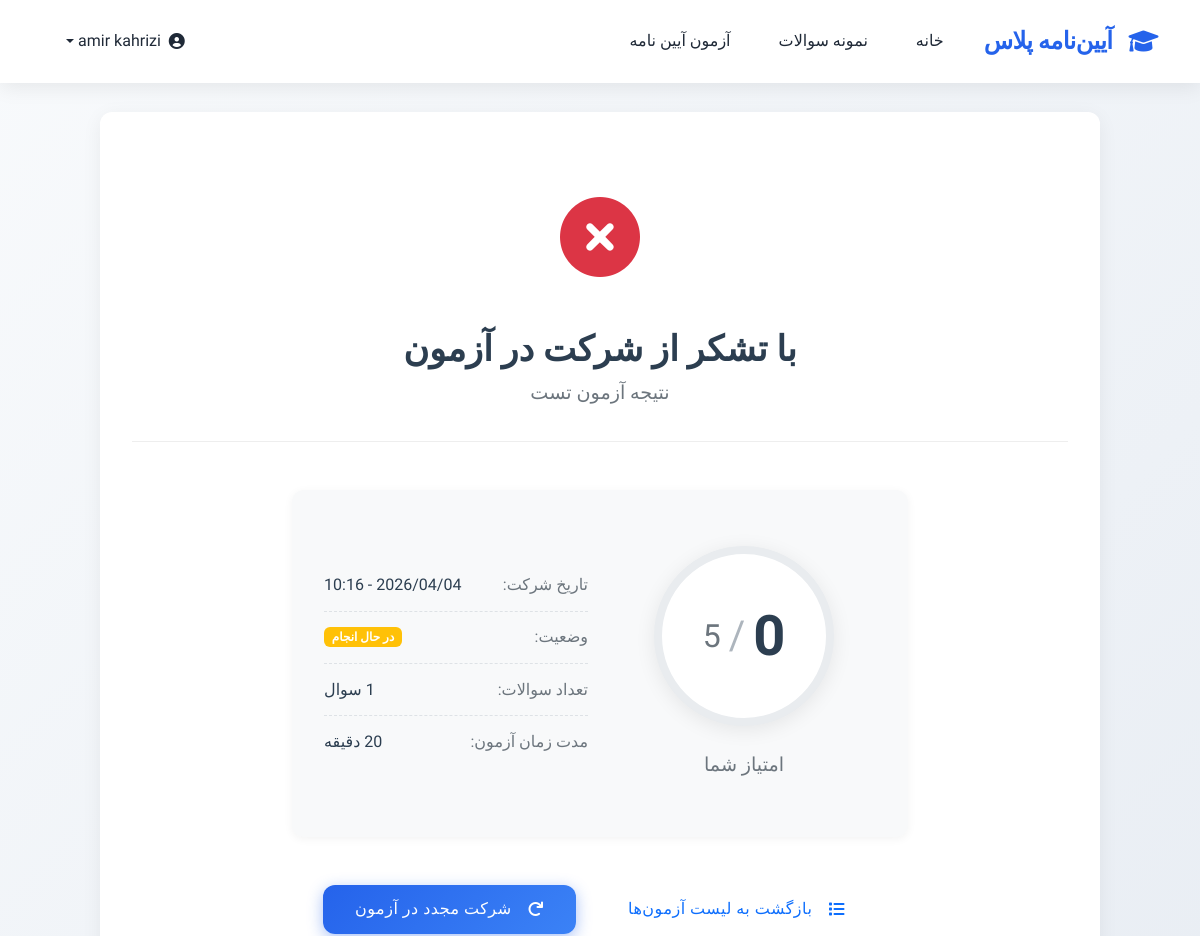
The app's page /quiz/1/result/ (signed in, upper part), older data.
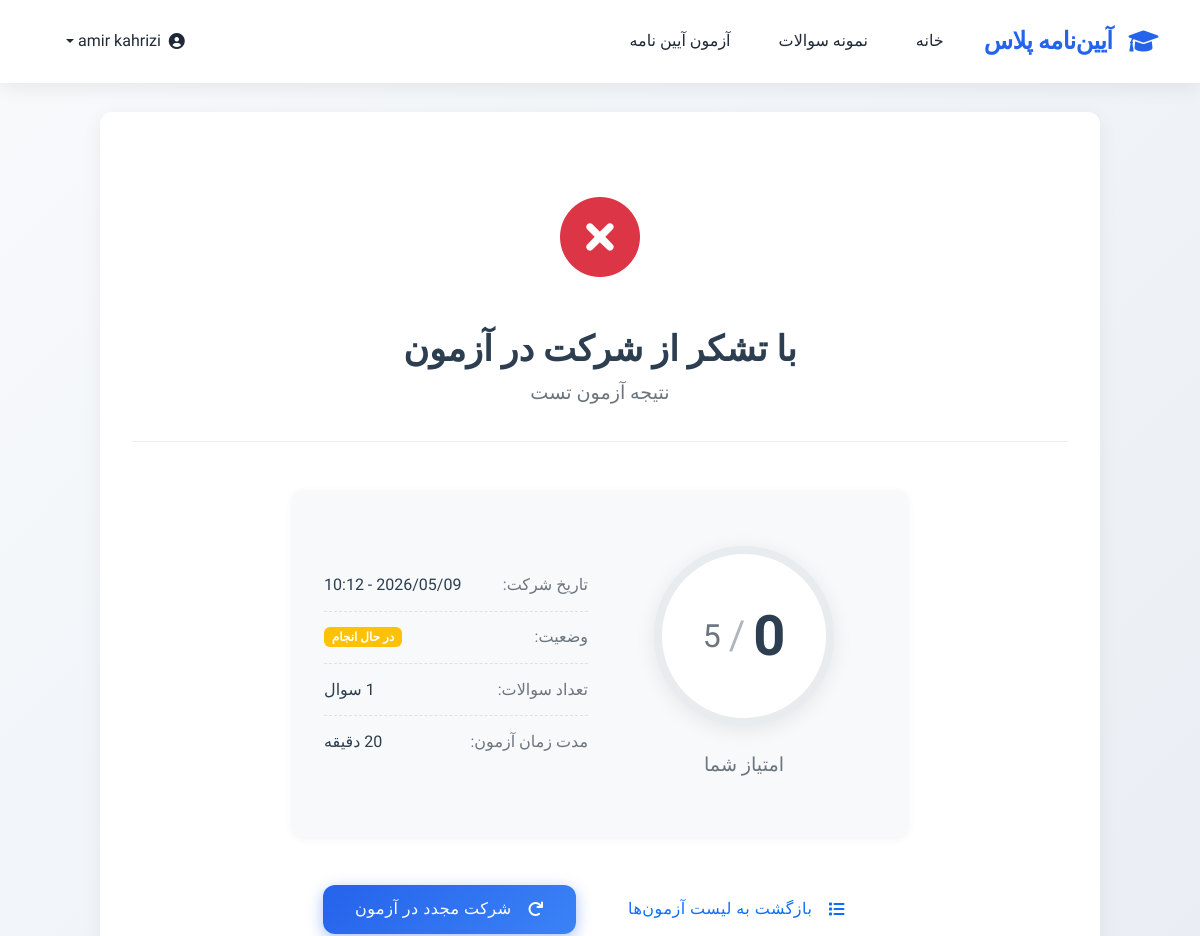
The same page, newer data.
### quizbuilder_module/models.py (models this page shows, shortened)
class UserQuiz(models.Model):
    user = models.ForeignKey(
        to=User,
        related_name='quizzes',
        verbose_name='کاربر',
        on_delete=models.CASCADE,
    )
    quiz = models.ForeignKey(
        to=Quiz,
        verbose_name='آزمون',
        on_delete=models.CASCADE,
        related_name='user_quizzes',
    )
    status = models.CharField(
        verbose_name='وضعیت',
        default=UserQuizChoice.PENDING,
        choices=UserQuizChoice.CHOICES,
        max_length=255
    )
    start_time = models.DateTimeField(
        verbose_name='زمان شروع آزمون',
        null=True, blank=True
    )
    score = models.PositiveIntegerField(
        default=0,
        verbose_name='نمره(بارم)'
    )
    class Meta:
        verbose_name = 'پاسخ نامه کاربر'
        verbose_name_plural = 'پاسخ نامه های کاربران'
    @property
    def get_status(self):
        return dict(UserQuizChoice.CHOICES).get(self.status, '')
    @property
    def get_status_class(self):
        return dict(UserQuizStatusClass.CHOICES).get(self.status, '')

### quizbuilder_module/views.py (the view)
# urls.py: path('<int:quiz_id>/result/', views.QuizResultView.as_view(), name='quiz_result'),
class QuizResultView(LoginRequiredMixin, TemplateView):
    template_name = 'quizbuilder_module/quiz_result.html'
    def get_context_data(self, **kwargs):
        context = super().get_context_data(**kwargs)
        quiz = get_object_or_404(Quiz, id=self.kwargs['quiz_id'])
        user_quiz = UserQuiz.objects.filter(
            user=self.request.user,
            quiz=quiz
        ).order_by('-start_time').first()
        if not user_quiz:
            raise Http404("شما هنوز در این آزمون شرکت نکرده‌اید.")
        questions_data = []
        user_answers = {}
        for answer in user_quiz.user_quiz_questions.select_related('question', 'answer'):
            user_answers[str(answer.question_id)] = str(answer.answer_id)
        questions = quiz.questions.prefetch_related('choices')
        for question in questions:
            question_data = {
                'id': question.id,
                'description': question.description,
                'score': question.score,
                'choices': [],
                'user_answer': user_answers.get(str(question.id)),
                'is_correct': user_answers.get(str(question.id)) == str(question.correct_choice.id)
            }
            for choice in question.choices.all():
                question_data['choices'].append({
                    'id': choice.id,
                    'text': choice.text,
                    'is_answer': choice.is_answer,
                    'is_user_choice': user_answers.get(str(question.id)) == str(choice.id)
                })
            questions_data.append(question_data)
        max_score = sum(question.score for question in questions)
        context.update({
            'quiz': quiz,
            'user_quiz': user_quiz,
            'questions_data': questions_data,
            'max_score': max_score,
            'show_answers': True
        })
        return context

### quizbuilder_module/models.py (called while the page is built)
    @property
    def correct_choice(self):
        return self.choices.filter(is_answer=True).first()

### quizbuilder_module/templates/quizbuilder_module/quiz_result.html (shortened to what this page needs)
{% extends 'shared/_layout.html' %}
{% load static %}
{% block extra_css %}
<link rel="stylesheet" href="{% static 'css/quiz.css' %}">
<link rel="stylesheet" href="{% static 'css/quiz_result.css' %}">
{% endblock %}
{% block content %}
<div class="quiz-result-container">
    <div class="result-header text-center mb-5">
        <div class="result-icon">
            {% if user_quiz.status == 'pass' %}
                <i class="fas fa-check-circle success"></i>
            {% else %}
                <i class="fas fa-times-circle danger"></i>
            {% endif %}
        </div>
        <h1 class="result-title">
            {% if user_quiz.status == 'pass' %}
                تبریک می‌گوییم!
            {% else %}
                با تشکر از شرکت در آزمون
            {% endif %}
        </h1>
        <p class="result-subtitle">نتیجه آزمون {{ quiz.title }}</p>
    </div>
    <div class="result-summary">
        <div class="row justify-content-center">
            <div class="col-md-8">
                <div class="result-card">
                    <div class="row">
                        <div class="col-md-6">
                            <div class="score-display">
                                <div class="score-circle">
                                    <span class="score">{{ user_quiz.score }}</span>
                                    <span class="divider">/</span>
                                    <span class="total">{{ max_score }}</span>
                                </div>
                                <div class="score-label">امتیاز شما</div>
                            </div>
                        </div>
                        <div class="col-md-6">
                            <div class="result-details">
                                <div class="detail-item">
                                    <span class="label">تاریخ شرکت:</span>
                                    <span class="value">{{ user_quiz.start_time|date:"Y/m/d - H:i" }}</span>
                                </div>
                                <div class="detail-item">
                                    <span class="label">وضعیت:</span>
                                    <span class="badge bg-{{ user_quiz.get_status_class }}">
                                        {{ user_quiz.get_status }}
                                    </span>
                                </div>
                                <div class="detail-item">
                                    <span class="label">تعداد سوالات:</span>
                                    <span class="value">{{ questions_data|length }} سوال</span>
                                </div>
                                <div class="detail-item">
                                    <span class="label">مدت زمان آزمون:</span>
                                    <span class="value">{{ quiz.time }} دقیقه</span>
                                </div>
                            </div>
                        </div>
                    </div>
                </div>
            </div>
        </div>
    </div>
    <div class="result-actions text-center mt-5">
        <a href="{% url 'quizbuilder:quiz_list' %}" class="btn btn-outline-primary me-3">
            <i class="fas fa-list me-2"></i>
            بازگشت به لیست آزمون‌ها
        </a>
        <a href="{% url 'quizbuilder:take_quiz' quiz.id %}" class="btn btn-primary">
            <i class="fas fa-redo me-2"></i>
            شرکت مجدد در آزمون
        </a>
    </div>
</div>
{% endblock %}

Row changes from the older to the newer data that the page shows:
removed UserQuiz: score "0", start_time "2026/04/04 - 10:16", get_status "در حال انجام"
added UserQuiz: score "0", start_time "2026/05/09 - 10:12", get_status "در حال انجام"
